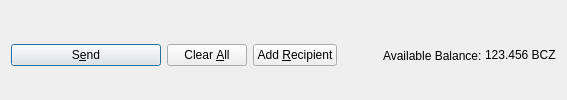
         <widget class="QFrame" name="frame_Send">
          <layout class="QHBoxLayout" name="horizontalLayout">
           <property name="bottomMargin">
            <number>0</number>
           </property>
           <item>
            <widget class="QPushButton" name="sendButton">
             <property name="minimumSize">
              <size>
               <width>150</width>
               <height>0</height>
              </size>
             </property>
             <property name="toolTip">
              <string>Confirm the send action</string>
             </property>
             <property name="text">
              <string>S&amp;end</string>
             </property>
             <property name="icon">
              <iconset resource="../bcz.qrc">
               <normaloff>:/icons/send</normaloff>:/icons/send</iconset>
             </property>
             <property name="autoDefault">
              <bool>false</bool>
             </property>
             <property name="default">
              <bool>true</bool>
             </property>
            </widget>
           </item>
           <item>
            <widget class="QPushButton" name="clearButton">
             <property name="sizePolicy">
              <sizepolicy hsizetype="Minimum" vsizetype="Fixed">
               <horstretch>0</horstretch>
               <verstretch>0</verstretch>
              </sizepolicy>
             </property>
             <property name="toolTip">
              <string>Clear all fields of the form.</string>
             </property>
             <property name="text">
              <string>Clear &amp;All</string>
             </property>
             <property name="icon">
              <iconset resource="../bcz.qrc">
               <normaloff>:/icons/remove</normaloff>:/icons/remove</iconset>
             </property>
             <property name="autoDefault">
              <bool>false</bool>
             </property>
            </widget>
           </item>
           <item>
            <widget class="QPushButton" name="addButton">
             <property name="toolTip">
              <string>Send to multiple recipients at once</string>
             </property>
             <property name="text">
              <string>Add &amp;Recipient</string>
             </property>
             <property name="icon">
              <iconset resource="../bcz.qrc">
               <normaloff>:/icons/add</normaloff>:/icons/add</iconset>
             </property>
             <property name="autoDefault">
              <bool>false</bool>
             </property>
            </widget>
           </item>
           <item>
            <spacer name="horizontalSpacer">
             <property name="orientation">
              <enum>Qt::Horizontal</enum>
             </property>
             <property name="sizeHint" stdset="0">
              <size>
               <width>40</width>
               <height>20</height>
              </size>
             </property>
            </spacer>
           </item>
           <item>
            <layout class="QHBoxLayout" name="horizontalLayout_2">
             <property name="spacing">
              <number>3</number>
             </property>
             <item>
              <widget class="QLabel" name="label">
               <property name="text">
                <string>Available Balance:</string>
               </property>
              </widget>
             </item>
             <item>
              <widget class="QLabel" name="labelBalance">
               <property name="sizePolicy">
                <sizepolicy hsizetype="Preferred" vsizetype="Fixed">
                 <horstretch>0</horstretch>
                 <verstretch>0</verstretch>
                </sizepolicy>
               </property>
               <property name="cursor">
                <cursorShape>IBeamCursor</cursorShape>
               </property>
               <property name="text">
                <string notr="true">123.456 BCZ</string>
               </property>
               <property name="textInteractionFlags">
                <set>Qt::LinksAccessibleByMouse|Qt::TextSelectableByKeyboard|Qt::TextSelectableByMouse</set>
               </property>
              </widget>
             </item>
            </layout>
           </item>
          </layout>
         </widget>
